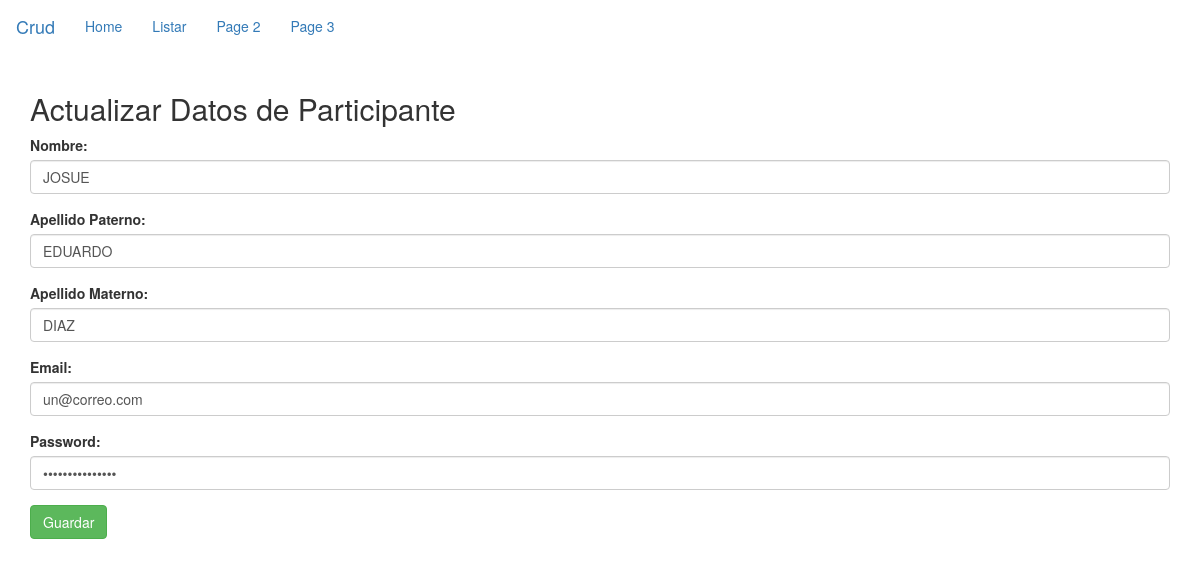
The app's page /welcome/actualizar/4 with its own data.
### tables this page shows
CREATE TABLE `preregistro` (
  `id_preregistro` int(11) NOT NULL,
  `nombre` varchar(30) NOT NULL,
  `apaterno` varchar(30) NOT NULL,
  `amaterno` varchar(30) NOT NULL,
  `correo` varchar(30) NOT NULL,
  `contrasenia` varchar(100) NOT NULL
);

### application/controllers/Welcome.php (called while the page is built, shortened)
<?php
class Welcome extends CI_Controller {
	function __construct()
	{
		$this->load->model('Welcome_model');
	}
	public function actualizar($id)
	{
		$data['preregistro'] = $this->Welcome_model->fetch($id);
		$this->load->view('view_editar', $data);
	}
}

### index.php (called while the page is built, shortened)
<?php
require_once BASEPATH.'core/CodeIgniter.php';

### application/models/Welcome_model.php (called while the page is built, shortened)
<?php
class Welcome_model extends CI_Model {
    private $table  = 'preregistro' ;
    public function fetch($id)
    {
        $rstQuery = $this->db->get_where($this->table, array('id_preregistro' => $id));
        return $rstQuery->result_array();
    }
}

### application/views/view_editar.php (the view, shortened to what this page needs)
<!DOCTYPE html>
<html lang="en">
<head>
    <link rel="stylesheet" href="https://maxcdn.bootstrapcdn.com/bootstrap/3.4.1/css/bootstrap.min.css">
</head>
<nav class="navbar navbar-primary">
  <div class="container-fluid">
    <div class="navbar-header">
      <a class="navbar-brand" href="#">Crud</a>
    </div>
    <ul class="nav navbar-nav">
      <li><a href="<?php echo base_url() ?>">Home</a></li>
      <li><a href="<?php echo base_url('welcome/listar') ?>">Listar</a></li>
      <li><a href="#">Page 2</a></li>
      <li><a href="#">Page 3</a></li>
    </ul>
  </div>
</nav>
<body>
    <div class="container">
        <h2>Actualizar Datos de Participante</h2>
        <form action="<?php echo base_url('Welcome/update') ?>" method="post">
		<div class="form-group">
                <label for="nombre">Nombre:</label>
                <input type="text" class="form-control" id="nombre"  name="nombre" value="<?php echo $preregistro[0]['nombre']; ?>">
            </div>
			<div class="form-group">
                <label for="apaterno">Apellido Paterno:</label>
                <input type="text" class="form-control" id="apaterno"  name="apaterno" value="<?php echo $preregistro[0]['apaterno']; ?>">
            </div>
			<div class="form-group">
                <label for="amaterno">Apellido Materno:</label>
                <input type="text" class="form-control" id="amaterno"  name="amaterno" value="<?php echo $preregistro[0]['amaterno']; ?>">
            </div>
            <div class="form-group">
                <label for="email">Email:</label>
                <input type="email" class="form-control" id="correo"  name="email" value="<?php echo $preregistro[0]['correo']; ?>">
            </div>
            <div class="form-group">
                <label for="pwd">Password:</label>
                <input type="password" class="form-control" id="pwd"  name="pwd" value="<?php echo $preregistro[0]['contrasenia']; ?>">
            </div>
            <button type="submit" class="btn btn-success">Guardar</button>
        </form>
    </div>
</body>
</html>

### records on screen
preregistro: nombre "JOSUE", apaterno "EDUARDO", amaterno "DIAZ", email "un@correo.com"
